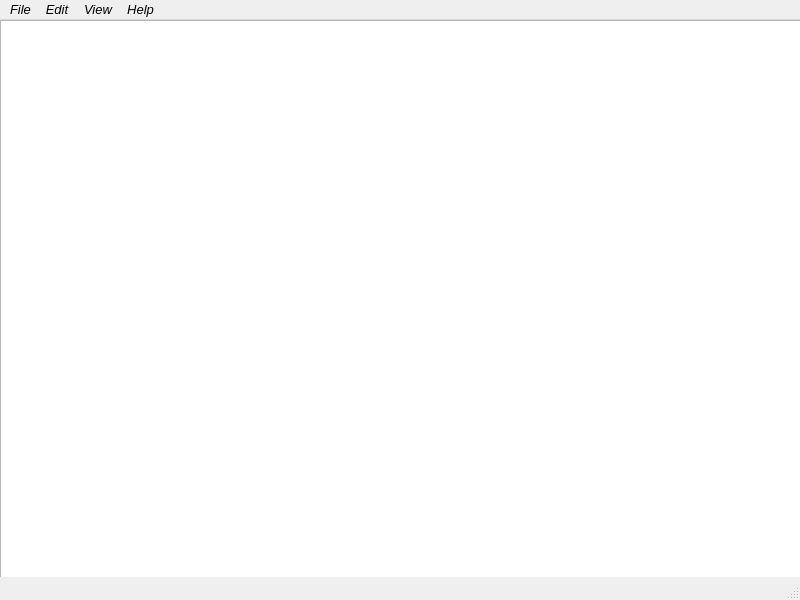
<?xml version="1.0" encoding="UTF-8"?>
<ui version="4.0">
 <class>MainWindow</class>
 <widget class="QMainWindow" name="MainWindow">
  <property name="geometry">
   <rect>
    <x>0</x>
    <y>0</y>
    <width>800</width>
    <height>600</height>
   </rect>
  </property>
  <property name="font">
   <font>
    <pointsize>11</pointsize>
   </font>
  </property>
  <property name="cursor">
   <cursorShape>PointingHandCursor</cursorShape>
  </property>
  <property name="windowTitle">
   <string>MainWindow</string>
  </property>
  <widget class="QWidget" name="centralwidget">
   <widget class="QWidget" name="verticalLayoutWidget">
    <property name="geometry">
     <rect>
      <x>0</x>
      <y>0</y>
      <width>801</width>
      <height>571</height>
     </rect>
    </property>
    <layout class="QVBoxLayout" name="verticalLayout">
     <item>
      <widget class="QTextEdit" name="textEdit">
       <property name="font">
        <font>
         <family>Consolas</family>
         <pointsize>9</pointsize>
        </font>
       </property>
       <property name="tabletTracking">
        <bool>true</bool>
       </property>
      </widget>
     </item>
    </layout>
   </widget>
  </widget>
  <widget class="QMenuBar" name="menubar">
   <property name="geometry">
    <rect>
     <x>0</x>
     <y>0</y>
     <width>800</width>
     <height>28</height>
    </rect>
   </property>
   <property name="font">
    <font>
     <family>Segoe UI</family>
     <pointsize>10</pointsize>
     <italic>true</italic>
    </font>
   </property>
   <property name="cursor">
    <cursorShape>PointingHandCursor</cursorShape>
   </property>
   <property name="tabletTracking">
    <bool>false</bool>
   </property>
   <property name="autoFillBackground">
    <bool>false</bool>
   </property>
   <widget class="QMenu" name="menuFile">
    <property name="font">
     <font>
      <family>Segoe UI</family>
      <pointsize>10</pointsize>
      <italic>true</italic>
     </font>
    </property>
    <property name="title">
     <string>File</string>
    </property>
    <addaction name="actionNew"/>
    <addaction name="actionOpen"/>
    <addaction name="actionSave"/>
    <addaction name="actionExit"/>
   </widget>
   <widget class="QMenu" name="menuEdit">
    <property name="font">
     <font>
      <family>Segoe UI</family>
      <pointsize>10</pointsize>
      <italic>true</italic>
     </font>
    </property>
    <property name="title">
     <string>Edit</string>
    </property>
    <addaction name="actionUndo"/>
    <addaction name="actionCopy"/>
    <addaction name="actionCut"/>
    <addaction name="actionPaste"/>
    <addaction name="actionDelete"/>
   </widget>
   <widget class="QMenu" name="menuView">
    <property name="font">
     <font>
      <family>Segoe UI</family>
     </font>
    </property>
    <property name="mouseTracking">
     <bool>false</bool>
    </property>
    <property name="title">
     <string>View</string>
    </property>
    <addaction name="actionZoom_in"/>
    <addaction name="actionZoom_out"/>
   </widget>
   <widget class="QMenu" name="menuHelp">
    <property name="font">
     <font>
      <family>Segoe UI</family>
      <pointsize>10</pointsize>
      <italic>true</italic>
     </font>
    </property>
    <property name="title">
     <string>Help</string>
    </property>
   </widget>
   <addaction name="menuFile"/>
   <addaction name="menuEdit"/>
   <addaction name="menuView"/>
   <addaction name="menuHelp"/>
  </widget>
  <widget class="QStatusBar" name="statusbar"/>
  <action name="actionNew">
   <property name="icon">
    <iconset resource="Resources.qrc">
     <normaloff>:/imgs/imgs/icons8-new-file-48.png</normaloff>:/imgs/imgs/icons8-new-file-48.png</iconset>
   </property>
   <property name="text">
    <string>New</string>
   </property>
   <property name="font">
    <font/>
   </property>
  </action>
  <action name="actionOpen">
   <property name="icon">
    <iconset resource="Resources.qrc">
     <normaloff>:/imgs/imgs/icons8-open-file-48.png</normaloff>:/imgs/imgs/icons8-open-file-48.png</iconset>
   </property>
   <property name="text">
    <string>Open</string>
   </property>
  </action>
  <action name="actionSave">
   <property name="icon">
    <iconset resource="Resources.qrc">
     <normaloff>:/imgs/imgs/icons8-save-48.png</normaloff>:/imgs/imgs/icons8-save-48.png</iconset>
   </property>
   <property name="text">
    <string>Save</string>
   </property>
  </action>
  <action name="actionExit">
   <property name="checkable">
    <bool>true</bool>
   </property>
   <property name="icon">
    <iconset resource="Resources.qrc">
     <normaloff>:/imgs/imgs/icons8-exit-48.png</normaloff>:/imgs/imgs/icons8-exit-48.png</iconset>
   </property>
   <property name="text">
    <string>Exit</string>
   </property>
  </action>
  <action name="actionCopy">
   <property name="icon">
    <iconset resource="Resources.qrc">
     <normaloff>:/imgs/imgs/icons8-copy-48.png</normaloff>:/imgs/imgs/icons8-copy-48.png</iconset>
   </property>
   <property name="text">
    <string>Copy</string>
   </property>
  </action>
  <action name="actionCut">
   <property name="icon">
    <iconset resource="Resources.qrc">
     <normaloff>:/imgs/imgs/icons8-cut-48.png</normaloff>:/imgs/imgs/icons8-cut-48.png</iconset>
   </property>
   <property name="text">
    <string>Cut</string>
   </property>
  </action>
  <action name="actionPaste">
   <property name="icon">
    <iconset resource="Resources.qrc">
     <normaloff>:/imgs/imgs/icons8-paste-48.png</normaloff>:/imgs/imgs/icons8-paste-48.png</iconset>
   </property>
   <property name="text">
    <string>Paste</string>
   </property>
  </action>
  <action name="actionUndo">
   <property name="icon">
    <iconset resource="Resources.qrc">
     <normaloff>:/imgs/imgs/icons8-undo-48.png</normaloff>:/imgs/imgs/icons8-undo-48.png</iconset>
   </property>
   <property name="text">
    <string>Undo</string>
   </property>
   <property name="font">
    <font/>
   </property>
  </action>
  <action name="actionDelete">
   <property name="icon">
    <iconset resource="Resources.qrc">
     <normaloff>:/imgs/imgs/icons8-delete-48.png</normaloff>:/imgs/imgs/icons8-delete-48.png</iconset>
   </property>
   <property name="text">
    <string>Delete</string>
   </property>
  </action>
  <action name="actionZoom_in">
   <property name="icon">
    <iconset resource="Resources.qrc">
     <normaloff>:/imgs/imgs/icons8-zoom-in-48.png</normaloff>:/imgs/imgs/icons8-zoom-in-48.png</iconset>
   </property>
   <property name="text">
    <string>Zoom in</string>
   </property>
  </action>
  <action name="actionZoom_out">
   <property name="icon">
    <iconset resource="Resources.qrc">
     <normaloff>:/imgs/imgs/icons8-zoom-out-48.png</normaloff>:/imgs/imgs/icons8-zoom-out-48.png</iconset>
   </property>
   <property name="text">
    <string>Zoom out</string>
   </property>
  </action>
 </widget>
 <resources>
  <include location="Resources.qrc"/>
 </resources>
 <connections/>
</ui>
